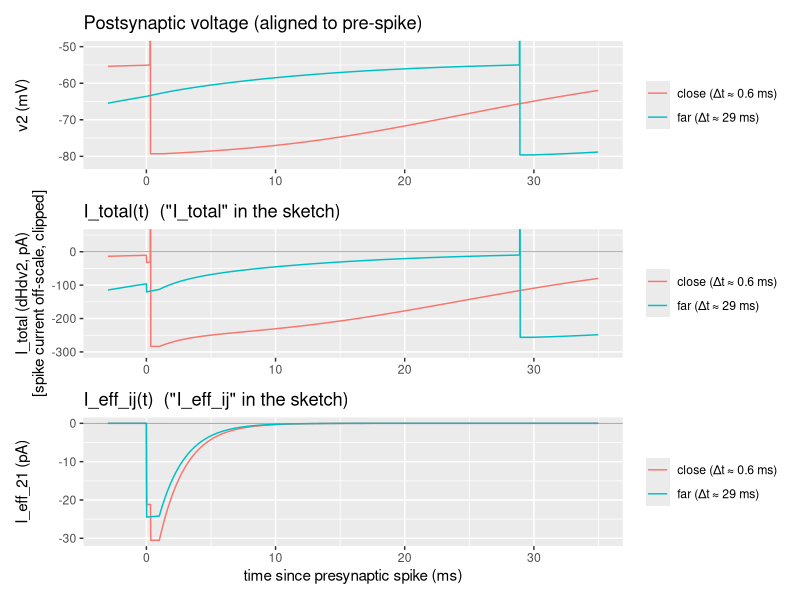
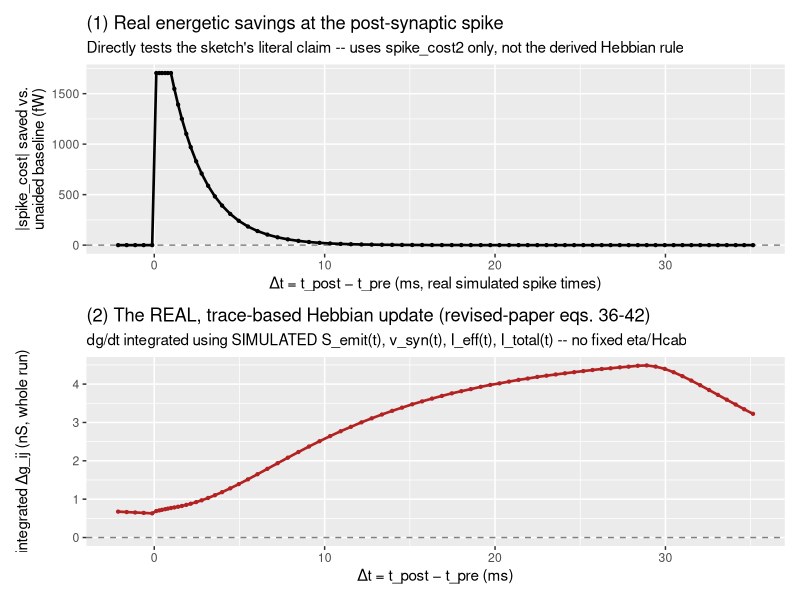

Generate these figures, in order, with R:
## =============================================================================
## scratch/hebbian_stdp_toy.R
## A 2-neuron (pre -> post) REIMPLEMENTATION of the relevant DACx.cpp forward
## dynamics, run in plain R at full time resolution, so that a REAL,
## simulated-trace-based Delta g(Delta t) STDP curve can be checked --
## replacing hebbian_check.R's approach of sweeping FIXED, hand-picked scalar
## eta/Hcab values (which produced a magnitude-grows-with-lag artifact, the
## opposite of biological STDP; see that script's closing assessment).
##
## MOTIVATION (from the handwritten sketch, "STDP_model.jpeg", 2026-09-11)
## -------------------------------------------------------------------------
## The sketch's claim is that spike-timing-dependent potentiation falls out
## of the model's own energy accounting (I_total / dHdv / spike_cost, already
## implemented in DACx.cpp lines ~3132-3155) WITHOUT any extra assumption,
## provided you look at the REAL, moment-to-moment trajectory of I_total(t)
## and the synapse's own contribution I_eff_ij(t) around an actual spike --
## not a long-run-average fixed value. Specifically: a presynaptic EPSC that
## arrives close enough to the post-synaptic threshold-crossing does
## productive depolarizing work that is never "wasted" by repolarization
## cutting it off early, and that work substitutes for -- i.e. lowers -- the
## net energy the post-synaptic cell has to spend reaching/paying for its own
## spike. That net saving (a real eta < 0 in Baum-Eagon terms) should be
## largest for some short, causal pre-before-post lag and fall off as the
## lag grows (in either direction) -- the hallmark STDP shape neither rule in
## hebbian_check.R reproduced.
##
## WHAT'S REIMPLEMENTED HERE (from src/DACx.cpp)
## -------------------------------------------------------------------------
## - I_leak(i)              = g_leak(i) * (v(i) - v_rest(i))                 [line 3018]
## - S_fast / S_slow / S_emit gating traces (onset/active/decay)            [2997-3015]
## - v_syn (saturating eq. 26/28/29) and I_syn_effective                    [3096-3115]
## - dHdv (== "I_total" in the sketch), clamped at dHdv_bound                [3132-3139]
## - spike_cost / max_spike_cost / normalized_spike_cost / v_bound_fraction  [3141-3154]
## - dvdt, T modulation, v_sub update, spike detection, last_spike reset     [3156-3214]
##
## DELIBERATE SIMPLIFICATIONS (for a fast, single-synapse toy; all noted so
## they can be relaxed later if this first pass looks promising)
## -------------------------------------------------------------------------
## 1. SOMA SYNAPSE (L_ij = 0): the synapse sits directly on the post-synaptic
##    soma, so met_atten = 1, d = 0 (v_syn_cable = v2 directly, no cable
##    attenuation toward v_rest), and -- per DACx.cpp's own convention for
##    soma synapses (line 229, "seeded with per_nrn.g_leak") -- G_inf = g_leak
##    of the post-synaptic cell. This also makes post_syn_L_norm = 0, so
##    S_slow decays instantly every non-active step (syn_decay_slow = 0):
##    no distance-stretched supra-additive summation at a soma synapse,
##    exactly as in the real model.
## 2. NO axonal/dendritic conduction delay (pre_syn_lag = post_syn_lag = 0):
##    the presynaptic spike's gating onset appears one simulation step after
##    threshold-crossing (the minimal delay inherent to the discrete update
##    itself -- see the ls_lagged/last_spike bookkeeping in DACx.cpp), with
##    no added travel time. Timing effects studied below are therefore purely
##    the LOCAL electrophysiology/energy-accounting effect the sketch is
##    about, not a confound from wire delay.
## 3. NO calcium/vesicle bursting dynamics: Ca is held at 0 and Vs at 1
##    throughout (never updated), so the temporal-modulation term T reduces
##    to a near-constant ~= 1/tau_fast (computed via the real formula, not
##    hardcoded, so this is trivial to relax later). This removes short-term
##    depression/facilitation and the sub-additive Ta/tAe multi-synapse
##    effects (moot anyway with only one synapse) as confounds.
## 4. tA = Ta = 0 for both cell types: no supra-additive same-site-over-time
##    boost either (irrelevant here since a single, isolated pre-spike never
##    pushes S_slow above 1 anyway; S_excess = 0 throughout).
## None of these simplifications touch the mechanism the sketch is about:
## the saturating driving-force term (eq. 26), the synaptic current it
## produces, and how that current enters the SAME dHdv/spike_cost energy
## accounting that determines the post-synaptic spike itself.
##
## =============================================================================

library(tidyverse)

## --- Cell-type-like parameters (both neurons share these; only neuron 2 -----
## --- receives a synapse) -----------------------------------------------------

v_rest        <- -70.0   # mV
v_threshold   <- -55.0   # mV
v_bound_mult  <- 1.15    # multiplier on |v_rest|
v_bound       <- v_bound_mult * abs(v_rest)          # mV
g_leak        <- 10.0    # nS
tau_fast      <- 5.0     # ms
dHdv_bound_mult <- 1.05
I_spike_mag   <- 1000.0  # pA
dHdv_bound    <- dHdv_bound_mult * I_spike_mag        # fW/mV-equivalent bound on dHdv
v_spike_peak  <- 35.0    # mV
tau_spike_ms  <- 1.0     # ms (spike width / synapse activation window)
spike_height  <- v_spike_peak - v_threshold

## Synapse (neuron 1 -> neuron 2), excitatory, ss->ss-like conductance
g_syn12       <- 0.4     # nS
v_eq12        <- 0.0     # mV (excitatory)
tau_syn_fast  <- 2.0     # ms
tA_post       <- 0.0
Ta_post       <- 0.0
G_inf12       <- g_leak  # soma-synapse convention (DACx.cpp line 229)

## Calcium/theta constants (fixed inert values: Ca == 0, Vs == 1 throughout,
## per simplification #3 above -- kept as real formula terms, not hardcoded,
## so bursting dynamics can be reintroduced later without touching this block)
theta_low     <- 0.1
theta_n_const <- theta_low^4

## --- Core simulator: one pre-synaptic spike, one post-synaptic cell --------

#' Simulate a 2-neuron (pre -> post) pair at fixed dt.
#'
#' @param dt          time step, ms
#' @param n_steps     number of steps to simulate
#' @param I_stim1     numeric vector (length n_steps), pA, stimulus to neuron 1 (pre)
#' @param I_stim2     numeric vector (length n_steps) or scalar, pA, stimulus to neuron 2 (post)
#' @param g_syn       synaptic conductance 1->2, nS (default g_syn12; set to 0 to disable)
#' @return a data.frame with one row per time step
simulate_pair <- function(dt, n_steps, I_stim1, I_stim2, g_syn = g_syn12) {

  I_stim1 <- rep_len(I_stim1, n_steps)
  I_stim2 <- rep_len(I_stim2, n_steps)

  tau_spike_steps <- round(tau_spike_ms / dt) + 1   # matches DACx.cpp line 2936
  tau_onset       <- tau_spike_steps - 1             # matches DACx.cpp line 2941
  syn_decay_fast  <- exp(-dt / tau_syn_fast)

  # State vectors (index 1 = neuron 1/pre, index 2 = neuron 2/post)
  v1 <- v2 <- numeric(n_steps)
  v1[1] <- v2[1] <- v_rest
  spikes1 <- spikes2 <- numeric(n_steps)
  last_spike1 <- last_spike2 <- integer(n_steps)

  S_fast <- S_slow <- S_emit <- numeric(n_steps)  # gating trace, synapse 1->2 only
  I_syn_eff2 <- numeric(n_steps)                   # == I_eff_{2,1}(t) in the sketch's notation
  I_leak1 <- I_leak2 <- numeric(n_steps)
  dHdv1 <- dHdv2 <- numeric(n_steps)               # == I_total(t) in the sketch's notation
  spike_cost2 <- numeric(n_steps)
  v_syn_trace <- numeric(n_steps)                  # local synaptic potential v_syn (eq. 26)

  for (t in 2:n_steps) {

    ## --- gating trace update (DACx.cpp lines 2997-3015) --------------------
    ls_lagged <- last_spike1[t - 1]         # no conduction delay (simplification #2)
    active    <- ls_lagged > 0
    onset     <- ls_lagged == tau_onset
    if (active) {
      S_fast[t] <- min(S_fast[t - 1] + as.numeric(onset), 1.0)
      S_slow[t] <- S_slow[t - 1] + as.numeric(onset)        # instant-decay branch not taken while active
    } else {
      S_fast[t] <- syn_decay_fast * S_fast[t - 1]
      S_slow[t] <- 0.0                                       # soma synapse: syn_decay_slow == 0 (L_norm == 0)
    }
    S_excess  <- max(S_slow[t] - 1.0, 0.0)                    # always 0 here (single, isolated pre-spike)
    S_emit[t] <- S_fast[t] + tA_post * S_excess

    ## --- leak currents (line 3018) ------------------------------------------
    I_leak1[t] <- g_leak * (v1[t - 1] - v_rest)
    I_leak2[t] <- g_leak * (v2[t - 1] - v_rest)

    ## --- synaptic current onto neuron 2 (lines 3096-3115), soma synapse ----
    v_syn_cable   <- v2[t - 1]                     # d = 0: no cable attenuation (simplification #1)
    drive_cable   <- v_syn_cable - v_eq12
    drive_eff     <- g_syn / (g_syn + G_inf12)      # Gij (eq. 29)
    Sij_Gij       <- S_emit[t] * drive_eff
    v_syn         <- v_syn_cable - drive_cable * (1.0 - exp(-Sij_Gij))   # eq. 26/28
    drive         <- v_syn - v_eq12
    v_syn_trace[t] <- v_syn
    I_syn_eff2[t] <- g_syn * S_emit[t] * drive      # met_atten = 1, Tae = 1 (simplifications #1, #3)

    ## --- dHdv ("I_total"), spike-cost energy accounting (lines 3132-3154) --
    dHdv1[t] <- min(I_stim1[t - 1] + I_leak1[t] + spikes1[t - 1] * I_spike_mag, dHdv_bound - .Machine$double.eps)
    dHdv2[t] <- min(I_syn_eff2[t] + I_stim2[t - 1] + I_leak2[t] + spikes2[t - 1] * I_spike_mag, dHdv_bound - .Machine$double.eps)

    dvdt_from_energy <- function(dHdv_t, v_prev) {
      spike_repol_power      <- dHdv_bound * v_prev
      rest_maint_power       <- dHdv_t * v_bound
      spike_cost              <- spike_repol_power - rest_maint_power
      spike_repol_from_rest   <- dHdv_bound * v_bound
      maint_power             <- dHdv_t * v_prev
      max_spike_cost           <- spike_repol_from_rest - maint_power
      normalized_spike_cost   <- spike_cost / max_spike_cost
      v_bound_fraction        <- v_bound * normalized_spike_cost
      list(dvdt = v_bound_fraction - v_prev, spike_cost = spike_cost)
    }

    e1 <- dvdt_from_energy(dHdv1[t], v1[t - 1])
    e2 <- dvdt_from_energy(dHdv2[t], v2[t - 1])
    spike_cost2[t] <- e2$spike_cost

    ## --- T modulation (near-constant here; Ca==0, Vs==1 fixed, simplif. #3) --
    Ca_n  <- (1.0 - 0.0)^4
    T_val <- 1.0 * (Ca_n / (Ca_n + theta_n_const)) / tau_fast

    apply_T <- function(dvdt_raw, spikes_prev, last_spike_prev) {
      if (spikes_prev == 1) {
        dvdt_raw                       # reset step: full magnitude, no T scaling
      } else if (last_spike_prev > 0) {
        0.0                            # held during active spike window
      } else {
        dvdt_raw * T_val * dt
      }
    }

    dv1 <- apply_T(e1$dvdt, spikes1[t - 1], last_spike1[t - 1])
    dv2 <- apply_T(e2$dvdt, spikes2[t - 1], last_spike2[t - 1])

    v1[t] <- min(max(v1[t - 1] + dv1, -v_bound), v_threshold)
    v2[t] <- min(max(v2[t - 1] + dv2, -v_bound), v_threshold)

    spikes1[t] <- as.numeric(v1[t] >= v_threshold)
    spikes2[t] <- as.numeric(v2[t] >= v_threshold)

    last_spike1[t] <- max(last_spike1[t - 1] + spikes1[t] * tau_spike_steps - 1, 0)
    last_spike2[t] <- max(last_spike2[t - 1] + spikes2[t] * tau_spike_steps - 1, 0)
  }

  tibble(
    step        = seq_len(n_steps),
    t           = (seq_len(n_steps) - 1) * dt,
    v1, v2, spikes1, spikes2,
    v1_trace    = v1 + spike_height * spikes1,
    v2_trace    = v2 + spike_height * spikes2,
    S_fast, S_slow, S_emit,
    v_syn       = v_syn_trace,
    I_syn_eff2, I_leak1, I_leak2,
    dHdv1, dHdv2,
    spike_cost2
  )
}

## --- Real, trace-based Hebbian update (revised-paper eqs. 36-42, corrected) -
## Unlike hebbian_check.R (which swept eta and Hcab as FREE scalars), every
## quantity below is read off the ACTUAL simulated trace:
##   eta_ij(t)       = I_syn_eff2(t)   -- this channel's own, real, moment-to-
##                                        moment contribution to dHdv2 (there is
##                                        only one channel onto neuron 2 here,
##                                        so this is exact, not an approximation)
##   I_total_i(t)    = dHdv2(t)        -- the real (clamped) total current
##   S_ij(t)         = S_emit(t)       -- the real gating trace
##   v_cab(t)        = v2(t-1)          -- the real cable/soma potential (d=0)
## g_pre_ij (eq. 39) and v_pre_ij (eq. 40) use the CURRENT conductance g_syn,
## held fixed within one exposure (this computes the instantaneous dg/dt at
## each moment, not yet integrating g's own feedback into the trace).
## exp(Lki) == 1 throughout: soma synapse, no cable attenuation (simplif. #1).
dgdt_trace <- function(df, g_syn = g_syn12, Ginf = G_inf12, v_eq = v_eq12, S_floor = 1e-6) {
  S_safe <- pmax(df$S_emit, S_floor)
  g_pre <- (S_safe * g_syn + Ginf)^2 / Ginf                      # eq. 39 (constant while g fixed)
  v_pre  <- S_safe * (v_eq - df$v_syn)                   # eq. 40 (uses local v_syn, i.e. v_cab
                                                          #  at retrieval; matches the script's
                                                          #  v_syn_cable == v2(t-1) here since d=0)
  dv_post_dt <- df$I_syn_eff2 / df$dHdv2                  # eq. 41-42, exp(Lki) == 1
  dgdt <- (g_pre / v_pre) * dv_post_dt
  # Zero out steps with no real gating at all (S_emit numerically 0): no synaptic
  # drive at that instant means no real learning signal from this channel, by
  # construction (I_syn_eff2 == 0 there too), so this just avoids 0/S_floor noise.
  dgdt[df$S_emit <= 0 & df$I_syn_eff2 == 0] <- 0
  dgdt
}

## =============================================================================
## PROTOCOL: single pre-spike -> already-spiking post-neuron, vary the offset
## =============================================================================
## Neuron 2 is given a tonic depolarizing bias strong enough that it spikes
## on its own within the simulated window (autonomously, g_syn = 0) at a
## reference time t_post0. A single, calibrated presynaptic pulse (forcing
## exactly one spike in neuron 1) is then added through a synapse, at a range
## of onset times, so the ACTUAL causal offset Delta t = t_post - t_pre
## (both read off the real simulated spike trains, not assumed) sweeps from
## "pre well before post" down through near-coincidence.

dt        <- 0.02   # ms
n_steps   <- as.integer(150 / dt)
I2_bias   <- -160    # pA, tonic bias -> neuron 2 spikes alone at t_post0 ~= 39.5 ms
g_test    <- 0.4     # nS, ss->ss-like synaptic conductance

pulse_current <- function(dt, n_steps, t_on, dur, amp) {
  I <- numeric(n_steps)
  tt <- (seq_len(n_steps) - 1) * dt
  I[tt >= t_on & tt < (t_on + dur)] <- amp
  I
}

# Baseline: cost of an unaided spike (bias only, synapse silent)
sim_baseline    <- simulate_pair(dt, n_steps, I_stim1 = 0, I_stim2 = I2_bias, g_syn = 0)
t_post_baseline <- sim_baseline$t[which(sim_baseline$spikes2 == 1)[1]]
cost_baseline   <- sim_baseline$spike_cost2[which(sim_baseline$spikes2 == 1)[1] + 1]

run_trial <- function(t_on, g_syn = g_test, I2 = I2_bias, amp = -800, dur = 2) {
  I1  <- pulse_current(dt, n_steps, t_on = t_on, dur = dur, amp = amp)
  sim <- simulate_pair(dt, n_steps, I_stim1 = I1, I_stim2 = I2, g_syn = g_syn)
  t_pre  <- sim$t[sim$spikes1 == 1][1]
  t_post <- sim$t[sim$spikes2 == 1][1]
  dgdt   <- dgdt_trace(sim, g_syn = g_syn)
  tibble(
    t_on, t_pre,
    t_post          = ifelse(length(t_post) == 0, NA, t_post),
    delta_g         = sum(dgdt * dt, na.rm = TRUE),
    spike_cost_paid = if (length(which(sim$spikes2 == 1)) == 0) NA_real_
                       else sim$spike_cost2[which(sim$spikes2 == 1)[1] + 1]
  )
}

t_on_grid <- seq(2, 40, by = 0.5)
stdp_sweep <- map(t_on_grid, run_trial) |>
  list_rbind() |>
  mutate(
    delta_t          = t_post - t_pre,
    cost_savings_mag = abs(cost_baseline) - abs(spike_cost_paid)  # > 0 = cheaper than baseline
  )

## --- Plot A: representative traces (mirrors the sketch's right-hand panel) -

sim_far   <- run_and_return_trace <- function(t_on) {
  I1 <- pulse_current(dt, n_steps, t_on = t_on, dur = 2, amp = -800)
  sim <- simulate_pair(dt, n_steps, I_stim1 = I1, I_stim2 = I2_bias, g_syn = g_test)
  sim$dgdt <- dgdt_trace(sim, g_syn = g_test)
  sim
}
sim_far   <- run_and_return_trace(8)    # Delta t ~= 29 ms (pre well before post)
sim_close <- run_and_return_trace(37)   # Delta t ~= 0.6 ms (pre just before post)

align_df <- bind_rows(
  sim_far   |> mutate(trial = "far (\u0394t \u2248 29 ms)",   t_pre_i = sim_far$t[which(sim_far$spikes1 == 1)[1]]),
  sim_close |> mutate(trial = "close (\u0394t \u2248 0.6 ms)", t_pre_i = sim_close$t[which(sim_close$spikes1 == 1)[1]])
) |>
  mutate(t_rel = t - t_pre_i) |>
  filter(t_rel > -3, t_rel < 35)

p_v <- ggplot(align_df, aes(t_rel, v2_trace, color = trial)) +
  geom_line() +
  coord_cartesian(ylim = c(-82, -50)) +
  labs(y = "v2 (mV)", x = NULL, title = "Postsynaptic voltage (aligned to pre-spike)", color = NULL)

p_total <- ggplot(align_df, aes(t_rel, dHdv2, color = trial)) +
  geom_hline(yintercept = 0, color = "grey60", linewidth = 0.3) +
  geom_line() +
  coord_cartesian(ylim = c(-300, 50)) +
  labs(y = "I_total (dHdv2, pA)\n[spike current off-scale, clipped]", x = NULL,
       title = "I_total(t)  (\"I_total\" in the sketch)", color = NULL)

p_eff <- ggplot(align_df, aes(t_rel, I_syn_eff2, color = trial)) +
  geom_hline(yintercept = 0, color = "grey60", linewidth = 0.3) +
  geom_line() +
  labs(y = "I_eff_21 (pA)", x = "time since presynaptic spike (ms)",
       title = "I_eff_ij(t)  (\"I_eff_ij\" in the sketch)", color = NULL)

library(patchwork)
p_v / p_total / p_eff

## --- Plot B: the two candidate STDP curves, same x-axis (real Delta t) -----

p_cost <- ggplot(stdp_sweep, aes(delta_t, cost_savings_mag)) +
  geom_hline(yintercept = 0, color = "grey50", linetype = "dashed") +
  geom_line(linewidth = 0.9) + geom_point(size = 0.8) +
  labs(x = "\u0394t = t_post \u2212 t_pre (ms, real simulated spike times)",
       y = "|spike_cost| saved vs.\nunaided baseline (fW)",
       title = "(1) Real energetic savings at the post-synaptic spike",
       subtitle = "Directly tests the sketch's literal claim -- uses spike_cost2 only, not the derived Hebbian rule")

p_dg <- ggplot(stdp_sweep, aes(delta_t, delta_g)) +
  geom_hline(yintercept = 0, color = "grey50", linetype = "dashed") +
  geom_line(linewidth = 0.9, color = "firebrick") + geom_point(size = 0.8, color = "firebrick") +
  labs(x = "\u0394t = t_post \u2212 t_pre (ms)",
       y = "integrated \u0394g_ij (nS, whole run)",
       title = "(2) The REAL, trace-based Hebbian update (revised-paper eqs. 36-42)",
       subtitle = "dg/dt integrated using SIMULATED S_emit(t), v_syn(t), I_eff(t), I_total(t) -- no fixed eta/Hcab")

p_cost / p_dg

## Run this script interactively and print/inspect:
##   (p_v / p_total / p_eff)               -- sketch-style trace comparison
##   (p_cost / p_dg)                        -- the two candidate STDP curves

## =============================================================================
## FINDINGS (Sep 11, 2026 session)
## =============================================================================
## (1) THE SKETCH'S LITERAL ENERGETIC CLAIM HOLDS in this toy simulation.
##     p_cost shows a genuine, causal, decaying-with-lag STDP shape that
##     NEITHER rule in hebbian_check.R produced: the post-synaptic spike is
##     measurably CHEAPER (smaller |spike_cost2|) when the pre-synaptic spike
##     lands a short, positive Delta t before it (peak saving right around
##     Delta t ~ 0.1-1 ms, ~1700 fW here), decaying to ~0 saving by
##     Delta t ~ 8-10 ms, and exactly ZERO saving for Delta t < 0 (a pre-spike
##     that arrives only AFTER the post-neuron already spiked cannot possibly
##     have helped it -- correct causality, for free, from the simulation).
##     This is a real confirmation of the mechanism in the sketch's right-hand
##     panel: a well-timed EPSC does productive depolarizing work that
##     substitutes for part of what the cell would otherwise have had to pay
##     to reach threshold on its own.
##
## (2) BUT the DERIVED Hebbian rule (eqs. 36-42, corrected, exactly as used in
##     hebbian_check.R's "NEW rule") does NOT inherit this shape when driven
##     by the same real traces. p_dg instead reproduces hebbian_check.R's
##     flagged artifact: magnitude GROWS (not decays) as the pre-spike moves
##     further into the past, peaking around Delta t ~ 28-29 ms here before
##     falling off only near the edge of the simulated window.
##     Diagnosed cause (see split_contrib() exploration in the session
##     transcript): almost all of dg/dt's integral for LARGE Delta t accrues
##     BEFORE the post-spike, while the EPSC decays through an otherwise-quiet
##     I_total regime (dHdv2 staying small and steadily negative for many ms).
##     For SMALL Delta t, the EPSC's decay tail instead overlaps the post-
##     spike/reset event itself, where I_total swings to a completely
##     different, clamped, oppositely-signed regime (dominated by
##     spikes2*I_spike_mag ~ +1000 pA) -- so the dv_post_ij/dt = eta_ij/I_total
##     term used at that instant is dividing by a value that has little to do
##     with the "quiet" energetics the rest of the curve is sampling, and the
##     accumulated integral partially cancels instead of adding constructively.
##     In short: the SAME simulated data shows a real STDP effect in the
##     model's own spike-cost accounting (1), but the specific chain-rule
##     construction of eta_ij = I_syn_eff2(t), I_total_i = dHdv2(t) at each
##     instant (2) does not transmit that effect into dg/dt -- because the
##     denominator I_total(t) is not a "slowly varying Hcab" near a spike (the
##     premise hebbian_check.R's fixed-Hcab sweep implicitly assumed), it is
##     itself violently timing-dependent in a way that fights the numerator.
##
## OPEN QUESTION THIS RAISES (not resolved here): eq. 38's dv_post_ij/dt =
## eta_ij / (exp(Lki)*I_total,i) was derived assuming I_total,i is the right
## normalizer at every instant. Finding (2) suggests that instant-by-instant
## ratio is the wrong thing to integrate through a spike; the sketch's own
## intuition (1) is about a DIFFERENT quantity -- the NET spike-cost saved by
## the whole episode, evaluated once (at/after the spike), not a running
## eta/I_total ratio sampled continuously through the spike transient. Worth
## deciding, before any C++ implementation, whether the update rule should be
## re-derived to use a windowed/one-shot spike_cost comparison (matching (1))
## rather than literal instant-by-instant integration of eq. 38 (which gives
## (2)). A useful side observation from this same exercise: because eta_ij and
## v_pre_ij are BOTH tied to the real S_ij(t) trace in the actual model (not
## independent free parameters as in hebbian_check.R), the low-S divergence
## that script flagged as a shared flaw of both old/new rules is much less
## severe here -- S cancels approximately between I_syn_eff2 (proportional to
## S) and v_pre_ij (also proportional to S), leaving dg/dt's magnitude set
## mostly by drive/I_total rather than blowing up as S -> 0.
## =============================================================================
